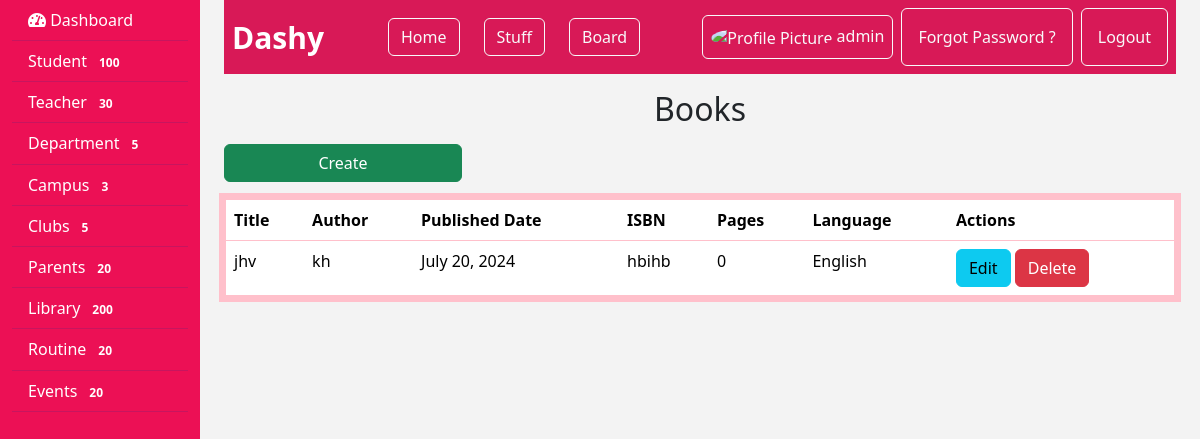
The app's page /books/ (signed in) with its own data.
### manage_institute/models.py (models this page shows, shortened)
class Book(models.Model):
    title = models.CharField(max_length=200, default="Untitled")
    author = models.CharField(max_length=200, default="Unknown Author")
    published_date = models.DateField(default=timezone.now)  # Default to today's date
    isbn = models.CharField(max_length=13, unique=True, default="0000000000000")
    pages = models.PositiveIntegerField(default=0)
    language = models.CharField(max_length=20, choices=[('English', 'English'), ('Spanish', 'Spanish'), ('French', 'French')], default='English')

### manage_institute/views.py (the view)
# urls.py: path('books/', views.book_list, name='book_list'),
def book_list(request):
    books = Book.objects.all()
    return render(request, 'book_list.html', {'books': books})

### manage_institute/templates/book_list.html (shortened to what this page needs)
{% extends 'base.html' %}
{% block content %}
<h2 class="pt-3 mb-3 text-center">Books</h2>
<a href="{% url 'create_book' %}" class="btn btn-success w-25 mb-3">Create</a>
<table style="border: 2px solid pink; box-shadow: 0px 0px 0px 5px pink;" class="table">
    <thead>
        <tr>
            <th>Title</th>
            <th>Author</th>
            <th>Published Date</th>
            <th>ISBN</th>
            <th>Pages</th>
            <th>Language</th>
            <th>Actions</th>
        </tr>
    </thead>
    <tbody>
        {% for book in books %}
        <tr>
            <td>{{ book.title }}</td>
            <td>{{ book.author }}</td>
            <td>{{ book.published_date }}</td>
            <td>{{ book.isbn }}</td>
            <td>{{ book.pages }}</td>
            <td>{{ book.language }}</td>
            <td>
                <a href="{% url 'edit_book' book.id %}" class="btn btn-info">Edit</a>
                <a href="{% url 'delete_book' book.id %}" class="btn btn-danger">Delete</a>
            </td>
        </tr>
        {% endfor %}
    </tbody>
</table>
{% endblock %}

### records on screen
Book: title "jhv", author "kh", published_date "July 20, 2024", isbn "hbihb", pages "0", language "English"

### other values on screen
{{ request.session.name }} "admin"
